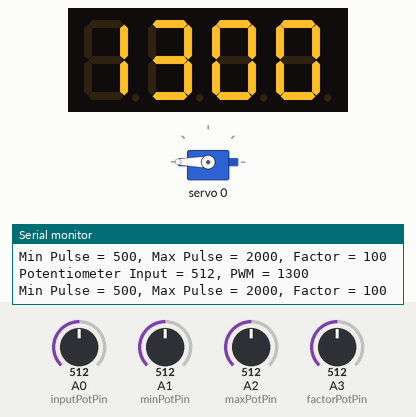
The sketch below on a simulated Arduino Uno, built with avr-gcc and run on an emulated ATmega328P. Parts: 4-digit seven-segment display, servo, the last lines printed to the serial monitor. The test bench sets the inputs (shaded band); at power-on: A1 (minPotPin) = 512, A2 (maxPotPin) = 512, A3 (factorPotPin) = 512, A0 (inputPotPin) = 512.

Above: at 2.2 s.
2.3 s: A1 (minPotPin) set to 760
4.4 s: A1 (minPotPin) set to 775
At 6.0 s:
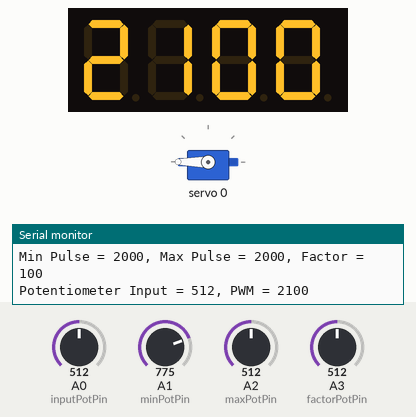
6.8 s: A2 (maxPotPin) set to 490
At 7.8 s:
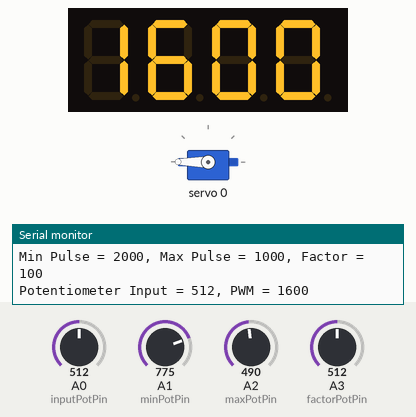
8.9 s: A3 (factorPotPin) set to 490
At 10.7 s:
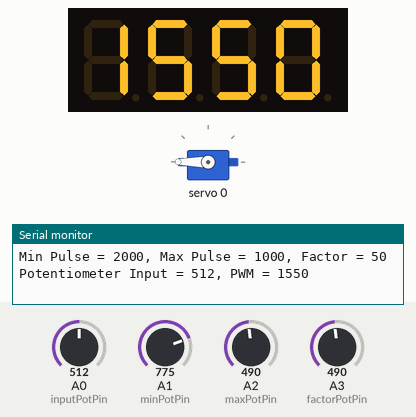
11.1 s: A0 (inputPotPin) set to 716
At 12.4 s:
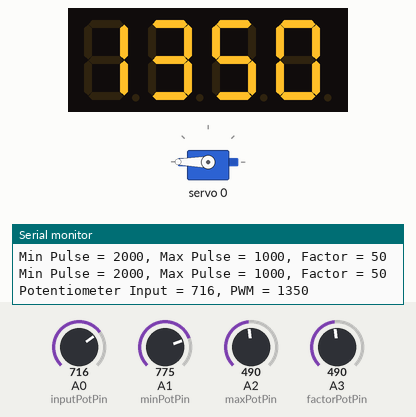
13.3 s: A2 (maxPotPin) set to 716
At 15.4 s:
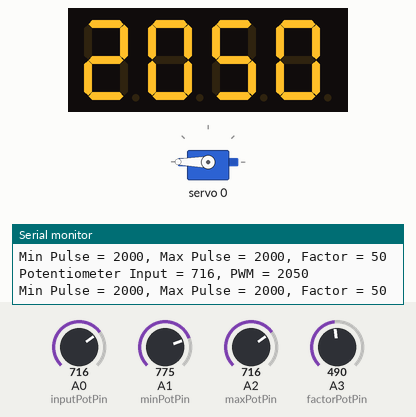
Timing chart, 0 to 16.4 s (numbered marks = the images above; inputs shaded):
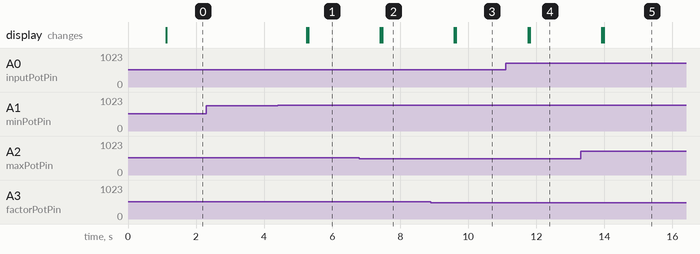

The sketch:

servo_calibration.ino
```cpp
#include <Adafruit_PWMServoDriver.h>
#include <TM1637Display.h>

#define FREQUENCY 50
#define inputPotPin A0
#define minPotPin A1
#define maxPotPin A2
#define factorPotPin A3
#define servoNum 0
#define CLK 2
#define DIO 3

// PCA9685 using the address 0x42 (default is 0x40)
Adafruit_PWMServoDriver pwm = Adafruit_PWMServoDriver(0x40);

// default values
int inputPotValue = 300;
int tmpPwmValue = 0;
int minPulse = 0;
int maxPulse = 4096;
long factor = 100;

// Create display object of type TM1637Display:
TM1637Display display = TM1637Display(CLK, DIO);

void setup() {
  Serial.begin(9600);

  display.setBrightness(5);
  display.clear();
  delay(1000);

  pwm.begin();
  pwm.setPWMFreq(FREQUENCY);
  delay(10);
}

void readConfig() {

  // minPulse: 0, 100, 500, 2000
  int minPulsePot = analogRead(minPotPin);
  switch (minPulsePot) {
    case 0 ... 255:
      minPulse = 0;
      break;
    case 256 ... 511:
      minPulse = 100;
      break;
    case 512 ... 767:
      minPulse = 500;
      break;
    case 768 ... 1023:
      minPulse = 2000;
      break;
    default:
      break;
  }

  // maxPulse: 500, 1000, 2000, 4096
  int maxPulsePot = analogRead(maxPotPin);
  switch (maxPulsePot) {
    case 0 ... 255:
      maxPulse = 500;
      break;
    case 256 ... 511:
      maxPulse = 1000;
      break;
    case 512 ... 767:
      maxPulse = 2000;
      break;
    case 768 ... 1023:
      maxPulse = 4096;
      break;
    default:
      break;
  }

  // factor: 10, 50, 100, 500
  int factorPot = analogRead(factorPotPin);
  switch (factorPot) {
    case 0 ... 255:
      factor = 10;
      break;
    case 256 ... 511:
      factor = 50;
      break;
    case 512 ... 767:
      factor = 100;
      break;
    case 768 ... 1023:
      factor = 500;
      break;
    default:
      break;
  }

  Serial.print("Min Pulse = ");
  Serial.print(minPulse);
  Serial.print(", Max Pulse = ");
  Serial.print(maxPulse);
  Serial.print(", Factor = ");
  Serial.println(factor);

}

void loop() {
  inputPotValue = analogRead(inputPotPin);

  readConfig();

  // Input pot value will be between 0 and 1024

  // From the Adafruit_PWMServoDriver library:
  // "Depending on your servo make, the pulse width min and max may vary, you
  // want these to be as small/large as possible without hitting the hard stop
  // for max range. You'll have to tweak them as necessary to match the servos you
  // have!"
  // Values are from 0 to 4096

  int pwmValue = map(inputPotValue, 0, 1023, minPulse, maxPulse);

  // rounding
  long rem = pwmValue % factor;
  pwmValue -= rem;
  pwmValue += factor;

  pwm.setPWM(servoNum, 0, pwmValue);

  // Check to make sure we're not unnecessarily displaying duplicate data
  if (pwmValue != tmpPwmValue)
  {
    Serial.print("Potentiometer Input = ");
    Serial.print(inputPotValue);
    Serial.print(", PWM = ");
    Serial.println(pwmValue);

    display.clear();
    delay(50);
    display.showNumberDec(pwmValue);
    delay(50);
  }

  tmpPwmValue = pwmValue;

  delay(1000); //15
}
```

Measured:
- after the input at 4.4 s, the display: first changes after 0.85 s (image 1 shows a later state)
- after the input at 6.8 s, the display: first changes after 0.62 s (image 2 shows a later state)
- after the input at 8.9 s, the display: first changes after 0.69 s (image 3 shows a later state)
- after the input at 11.1 s, the display: first changes after 0.66 s (image 4 shows a later state)
- after the input at 13.3 s, the display: first changes after 0.63 s (image 5 shows a later state)
